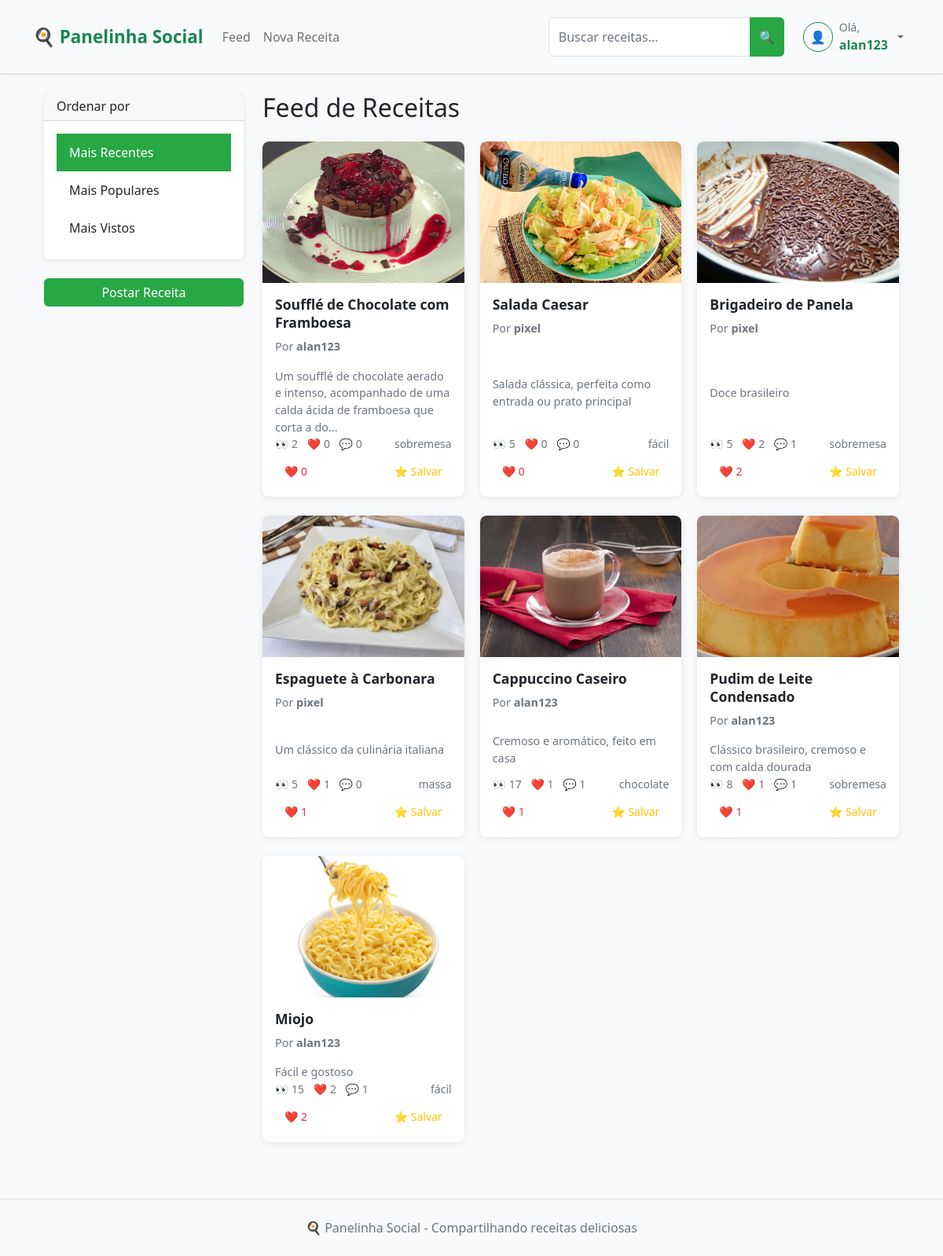
Before: /feed (signed in) with the older database file.
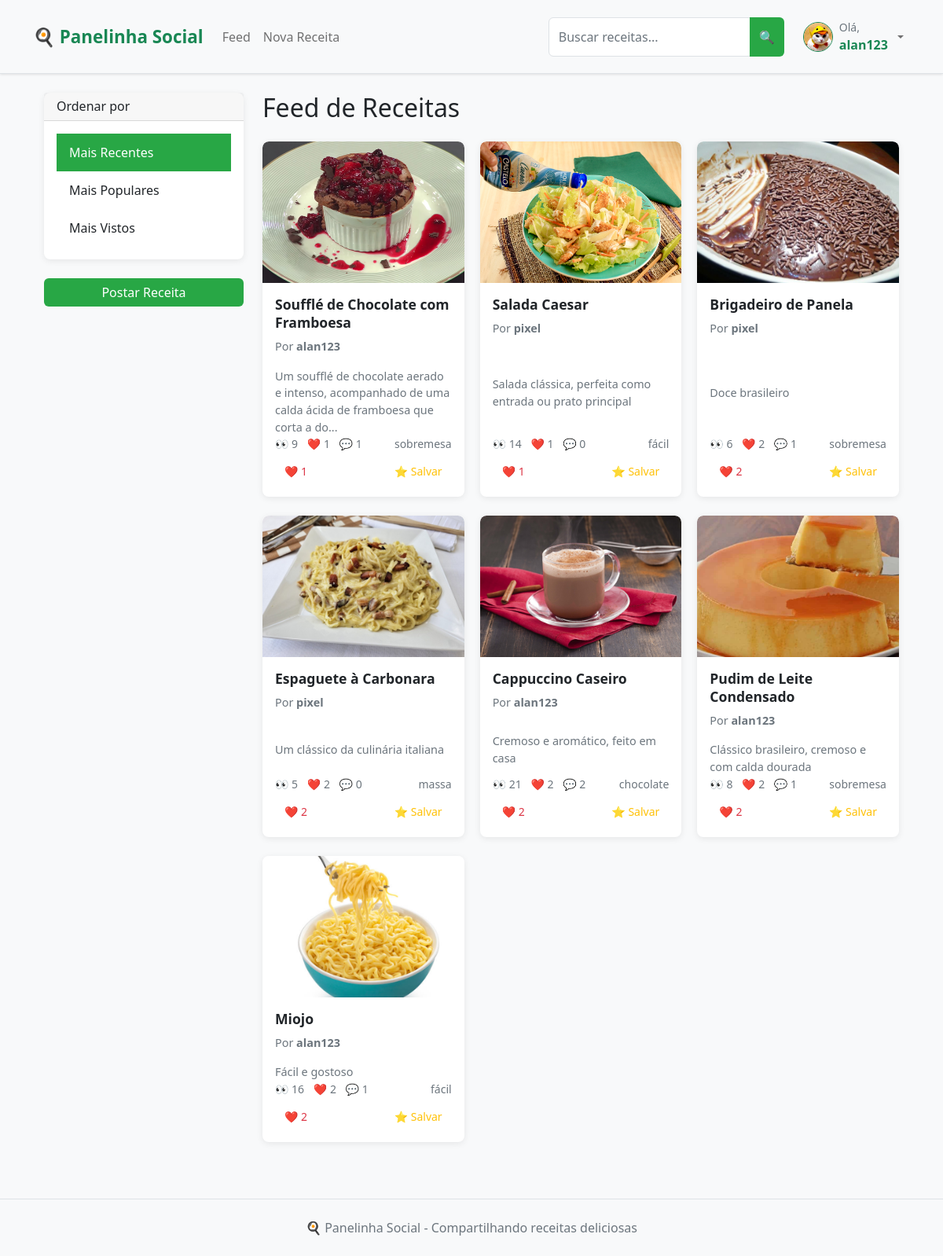
After: the same page with the newer database file.
### app.py (models this page shows, shortened)
class User(UserMixin, db.Model):
    __tablename__ = 'user'
    id = db.Column(db.Integer, primary_key=True)
    username = db.Column(db.String(64), unique=True, nullable=False, index=True)
    email = db.Column(db.String(120), unique=True, nullable=False, index=True)
    password_hash = db.Column(db.String(128))
    bio = db.Column(db.Text)
    profile_picture = db.Column(db.String(200))
    created_at = db.Column(db.DateTime, default=datetime.utcnow)
    recipes = db.relationship('Recipe', backref='author', lazy='select')
    likes = db.relationship('Like', backref='user', lazy='select')
    comments = db.relationship('Comment', backref='user', lazy='select')
    saved_recipes = db.relationship('SavedRecipe', backref='user', lazy='select')

class Recipe(db.Model):
    __tablename__ = 'recipe'
    id = db.Column(db.Integer, primary_key=True)
    title = db.Column(db.String(100), nullable=False, index=True)
    description = db.Column(db.Text)
    ingredients = db.Column(db.Text)
    steps = db.Column(db.Text)
    image = db.Column(db.String(200))
    categories = db.Column(db.String(200))
    difficulty = db.Column(db.String(20), nullable=False, default='Fácil', index=True)  # NOVO CAMPO
    is_draft = db.Column(db.Boolean, default=False, index=True)
    created_at = db.Column(db.DateTime, default=datetime.utcnow, index=True)
    updated_at = db.Column(db.DateTime, default=datetime.utcnow, onupdate=datetime.utcnow)
    views = db.Column(db.Integer, default=0, index=True)
    user_id = db.Column(db.Integer, db.ForeignKey('user.id'), nullable=False, index=True)
    likes = db.relationship('Like', backref='recipe', lazy='select')
    comments = db.relationship('Comment', backref='recipe', lazy='select')
    saved_by = db.relationship('SavedRecipe', backref='recipe', lazy='select')
    def like_count(self):
        if hasattr(self, '_like_count'):
            return self._like_count
        return len(self.likes)
    def comment_count(self):
        if hasattr(self, '_comment_count'):
            return self._comment_count
        return len(self.comments)

### app.py (the view)
@app.route('/feed')
@login_required
def feed():
    sort_by = request.args.get('sort', 'recent')
    recipes_query = Recipe.query.filter_by(is_draft=False)
    if sort_by == 'popular':
        recipes_query = recipes_query.outerjoin(Like).group_by(Recipe.id).order_by(func.count(Like.id).desc())
    elif sort_by == 'views':
        recipes_query = recipes_query.order_by(Recipe.views.desc())
    else:
        recipes_query = recipes_query.order_by(Recipe.created_at.desc())
    recipes = get_recipes_with_counts(recipes_query)
    return render_template('feed.html', title='Feed', recipes=recipes, sort_by=sort_by)

### app.py (called while the page is built)
@login_manager.user_loader
def load_user(id):
    return User.query.get(int(id))

### templates/feed.html (shortened to what this page needs)
{% extends "base.html" %}
{% block content %}
<div class="container-fluid">
    <div class="row">
        <div class="col-md-3">
            <div class="card mb-4">
                <div class="card-header">
                    <h6 class="mb-0">Ordenar por</h6>
                </div>
                <div class="card-body">
                    <div class="list-group list-group-flush">
                        <a href="{{ url_for('feed', sort='recent') }}"
                           class="list-group-item list-group-item-action {% if sort_by == 'recent' %}active{% endif %}">
                            Mais Recentes
                        </a>
                        <a href="{{ url_for('feed', sort='popular') }}"
                           class="list-group-item list-group-item-action {% if sort_by == 'popular' %}active{% endif %}">
                            Mais Populares
                        </a>
                        <a href="{{ url_for('feed', sort='views') }}"
                           class="list-group-item list-group-item-action {% if sort_by == 'views' %}active{% endif %}">
                            Mais Vistos
                        </a>
                    </div>
                </div>
            </div>
            <div class="d-grid">
                <a href="{{ url_for('new_recipe') }}" class="btn btn-success">
                    Postar Receita
                </a>
            </div>
        </div>
        <div class="col-md-9">
            <h2 class="mb-4">Feed de Receitas</h2>
            {% if recipes %}
                <div class="row">
                    {% for recipe in recipes %}
                        <div class="col-xl-4 col-lg-6 col-md-6 mb-4">
                            <div class="card h-100 recipe-card">
                                <a href="{{ url_for('recipe_detail', recipe_id=recipe.id) }}" class="text-decoration-none">
                                    {% if recipe.image %}
                                        <img src="{{ url_for('static', filename='uploads/' + recipe.image) }}"
                                             class="card-img-top" alt="{{ recipe.title }}">
                                    {% else %}
                                        <div class="card-img-top bg-light d-flex align-items-center justify-content-center"
                                             style="height: 200px;">
                                            <span class="text-muted">Sem imagem</span>
                                        </div>
                                    {% endif %}
                                </a>
                                <div class="card-body d-flex flex-column">
                                    <a href="{{ url_for('recipe_detail', recipe_id=recipe.id) }}" class="text-decoration-none text-dark">
                                        <h5 class="card-title">{{ recipe.title }}</h5>
                                    </a>
                                    <p class="card-text text-muted small">
                                        Por <strong>{{ recipe.author.username }}</strong>
                                    </p>
                                    <a href="{{ url_for('recipe_detail', recipe_id=recipe.id) }}" class="text-decoration-none text-dark flex-grow-1">
                                        <p class="card-text">{{ recipe.description[:100] }}{% if recipe.description|length > 100 %}...{% endif %}</p>
                                    </a>
                                    <div class="mt-auto">
                                        <div class="d-flex justify-content-between align-items-center mb-2">
                                            <div class="text-muted small">
                                                <span class="me-2">👀 {{ recipe.views }}</span>
                                                <span class="me-2">❤️ {{ recipe.like_count() }}</span>
                                                <span>💬 {{ recipe.comment_count() }}</span>
                                            </div>
                                            {% if recipe.categories %}
                                                <small class="text-muted">
                                                    {{ recipe.categories.split(',')[0] }}
                                                </small>
                                            {% endif %}
                                        </div>
                                        <div class="d-flex justify-content-between">
                                            <button class="btn btn-sm btn-outline-danger like-btn"
                                                    data-recipe-id="{{ recipe.id }}">
                                                ❤️ <span class="like-count">{{ recipe.like_count() }}</span>
                                            </button>
                                            <button class="btn btn-sm btn-outline-warning save-btn"
                                                    data-recipe-id="{{ recipe.id }}">
                                                ⭐ Salvar
                                            </button>
                                        </div>
                                    </div>
                                </div>
                            </div>
                        </div>
                    {% endfor %}
                </div>
            {% endif %}
        </div>
    </div>
</div>
{% endblock %}

### templates/base.html (shortened to what this page needs)
<!DOCTYPE html>
<html lang="pt-br">
<head>
    <link href="https://cdn.jsdelivr.net/npm/bootstrap@5.1.3/dist/css/bootstrap.min.css" rel="stylesheet">
    <link rel="stylesheet" href="{{ url_for('static', filename='css/style.css') }}">
<body>
    <nav class="navbar navbar-expand-lg navbar-light bg-light border-bottom">
        <div class="container">
            <a class="navbar-brand fw-bold text-success" href="{{ url_for('index') }}">
                🍳 Panelinha Social
            </a>
            <div class="collapse navbar-collapse" id="navbarNav">
                <ul class="navbar-nav me-auto">
                    {% if current_user.is_authenticated %}
                        <li class="nav-item">
                            <a class="nav-link" href="{{ url_for('feed') }}">Feed</a>
                        </li>
                        <li class="nav-item">
                            <a class="nav-link" href="{{ url_for('new_recipe') }}">Nova Receita</a>
                        </li>
                    {% endif %}
                </ul>
                <form class="d-flex me-3" action="{{ url_for('search') }}" method="GET">
                    <div class="input-group" style="min-width: 250px;">
                        <input type="text"
                            name="q"
                            class="form-control"
                            placeholder="Buscar receitas..."
                            value="{{ request.args.get('q', '') }}"
                            aria-label="Buscar receitas">
                        <button class="btn btn-success" type="submit" title="Buscar receitas">
                            🔍
                        </button>
                    </div>
                </form>
                <div class="navbar-nav">
                    {% if current_user.is_authenticated %}
                        <div class="nav-item dropdown">
                            <a class="nav-link dropdown-toggle d-flex align-items-center gap-2" href="#" role="button" data-bs-toggle="dropdown">
                                <div class="position-relative">
                                    {% if current_user.profile_picture %}
                                        <img src="{{ url_for('static', filename='uploads/' + current_user.profile_picture) }}"
                                            class="rounded-circle border border-success"
                                            style="width: 38px; height: 38px; object-fit: cover;"
                                            alt="Foto de perfil">
                                    {% else %}
                                        <div class="rounded-circle bg-light d-flex align-items-center justify-content-center border border-success"
                                            style="width: 38px; height: 38px;">
                                            <span class="text-muted">👤</span>
                                        </div>
                                    {% endif %}
                                </div>
                                <div class="d-none d-lg-flex flex-column align-items-start">
                                    <span class="small text-muted">Olá,</span>
                                    <strong class="text-success">{{ current_user.username }}</strong>
                                </div>
                            </a>
                        </div>
                    {% else %}
                        <a class="nav-link" href="{{ url_for('login') }}">Entrar</a>
                        <a class="nav-link" href="{{ url_for('register') }}">Cadastrar</a>
                    {% endif %}
                </div>
            </div>
        </div>
    </nav>
    <div class="container mt-4">
        {% block content %}{% endblock %}
    </div>
    <footer class="bg-light text-center text-muted py-4 mt-5 border-top">
        <div class="container">
            <p class="mb-0">🍳 Panelinha Social - Compartilhando receitas deliciosas</p>
        </div>
    </footer>
</body>
</html>

### static/css/style.css (style rules this page uses)
:root { --primary-color: #28a745; --primary-hover: #218838; --light-bg: #f8f9fa; --card-shadow: 0 2px 8px rgba(0, 0, 0, 0.08); --card-hover-shadow: 0 4px 12px rgba(0, 0, 0, 0.12); }
* { box-sizing: border-box; }
body { background-color: var(--light-bg); font-family: system-ui, -apple-system, sans-serif; line-height: 1.5; margin: 0; padding: 0; }
.container-fluid { padding: 0 15px; }
.recipe-card { border: none; border-radius: 8px; box-shadow: var(--card-shadow); transition: box-shadow 0.2s ease; background: white; overflow: hidden; height: 100%; }
.card-img-top { border-radius: 8px 8px 0 0; height: 180px; object-fit: cover; width: 100%; }
.card-body { padding: 1rem; display: flex; flex-direction: column; height: 100%; }
.card-title { font-size: 1.1rem; font-weight: 600; margin-bottom: 0.5rem; line-height: 1.3; }
.card-text { font-size: 0.9rem; color: #6c757d; flex-grow: 1; }
.btn { border-radius: 6px; font-weight: 500; transition: all 0.15s ease; border: none; }
.btn-success { background-color: var(--primary-color); }
.btn-sm { padding: 0.375rem 0.75rem; font-size: 0.875rem; }
.row { display: flex; flex-wrap: wrap; margin: 0 -10px; }
.col-xl-4, .col-lg-6, .col-md-6 { padding: 0 10px; margin-bottom: 20px; }
.navbar { padding: 1rem 0; box-shadow: 0 1px 3px rgba(0,0,0,0.1); }
.navbar-brand { font-weight: 700; font-size: 1.4rem; }
.card { border: none; border-radius: 8px; box-shadow: var(--card-shadow); }
.list-group-item { border: none; padding: 0.75rem 1rem; transition: background-color 0.15s ease; }
.list-group-item.active { background-color: var(--primary-color); border-color: var(--primary-color); }
.form-control { border-radius: 6px; border: 1px solid #dee2e6; padding: 0.75rem; transition: border-color 0.15s ease; }
footer { margin-top: 3rem; padding: 2rem 0; background: white; border-top: 1px solid #dee2e6; }
@media (max-width: 1200px) { .container-fluid { padding: 0 12px; } }
img { max-width: 100%; height: auto; }
.text-muted { color: #6c757d !important; }

Changed rows visible on the page:
changed User "alan123": profile_picture: picture added
changed Recipe "Soufflé de Chocolate com Framboesa": views "2" → "9"; like_count "0" → "1"; comment_count "0" → "1"
changed Recipe "Salada Caesar": views "5" → "14"; like_count "0" → "1"
changed Recipe "Brigadeiro de Panela": views "5" → "6"
computed for Recipe "Espaguete à Carbonara": like_count "1" → "2"
changed Recipe "Cappuccino Caseiro": views "17" → "21"; like_count "1" → "2"; comment_count "1" → "2"
computed for Recipe "Pudim de Leite Condensado": like_count "1" → "2"
changed Recipe "Miojo": views "15" → "16"
